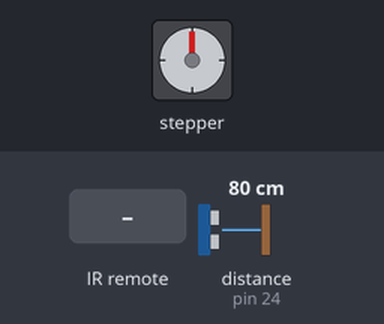
The sketch below on a simulated Arduino Mega 2560, built with avr-gcc and run on an emulated ATmega2560. Parts: stepper motor. Wiring (inferred from the names in the program): ultrasonic range finder: trigger pin 5; echo pin 24. The inputs (shaded band) are chosen by the test bench; at power-on: distance to the obstacle (sensor on pin 24) 80 cm. The echo pulse lasts 58.3 µs per cm; stepper angles assume 2038 steps per turn.

Above: at 1.2 s.
1.3 s: infrared code 0xFF906F received
At 2.5 s:
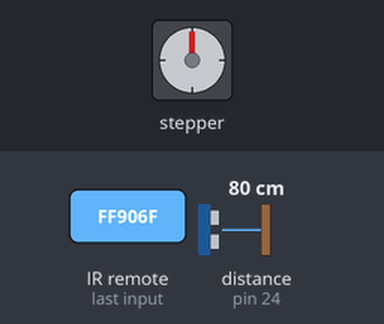
2.8 s: infrared code 0xFFFFFFFF received
At 3.7 s:
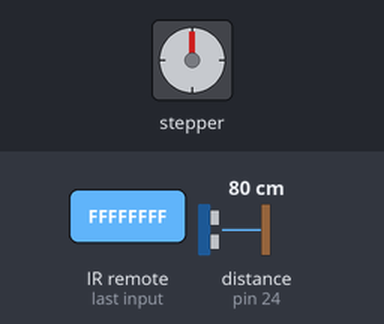
Timing chart, 0 to 5.8 s (numbered marks = the images above; inputs shaded):
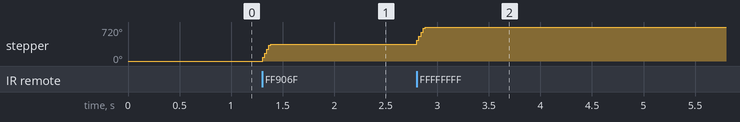

The sketch:

Blind_Opener.ino
```cpp
#include <IRremote.h>
#include <Stepper.h>

#define echoPin 24
#define trigPin 5

const int RECV_PIN = 22;
IRrecv irrecv(RECV_PIN);
decode_results results;
unsigned long key_value = 0;

const int stepsPerRevolution = 2038;
Stepper myStepper = Stepper(stepsPerRevolution, 23, 3, 2, 4);

long duration;
int distance;

void setup(){
  Serial.begin(9600);
  irrecv.enableIRIn();
  irrecv.blink13(true);

  pinMode(trigPin, OUTPUT);
  pinMode(echoPin, INPUT);
}

void loop(){
  digitalWrite(trigPin, LOW);
  delayMicroseconds(2);
  digitalWrite(trigPin, HIGH);
  delayMicroseconds(10);
  digitalWrite(trigPin, LOW);
  duration = pulseIn(echoPin, HIGH);
  distance = duration * 0.034 / 2;

  if (irrecv.decode(&results)){

    if (results.value == 0XFFFFFFFF){
      results.value = key_value;
    }

    if(results.value == 0xFF906F){             // This one goes up
      myStepper.setSpeed(700);
      myStepper.step(stepsPerRevolution);
//      if(distance < 20 && distance >= 5){
//        myStepper.setSpeed(100);
//        myStepper.step(stepsPerRevolution);
//      } else {
//        myStepper.setSpeed(500);
//        myStepper.step(stepsPerRevolution);
//      }
    } else if(results.value == 0xFFE01F){      // And this one down
//      if(distance >= 5){
//        if(distance < 15){
//          myStepper.setSpeed(100);
//          myStepper.step(-stepsPerRevolution);
//        } else {
//          myStepper.setSpeed(500);
//          myStepper.step(-stepsPerRevolution);
//        }
//      }
    }

    key_value = results.value;
    irrecv.resume();
  }
}
```

Measured:
- after the input at 1.3 s, stepper: turns 360° clockwise, starting at once
- after the input at 2.8 s, stepper: turns 360° clockwise, starting at once
